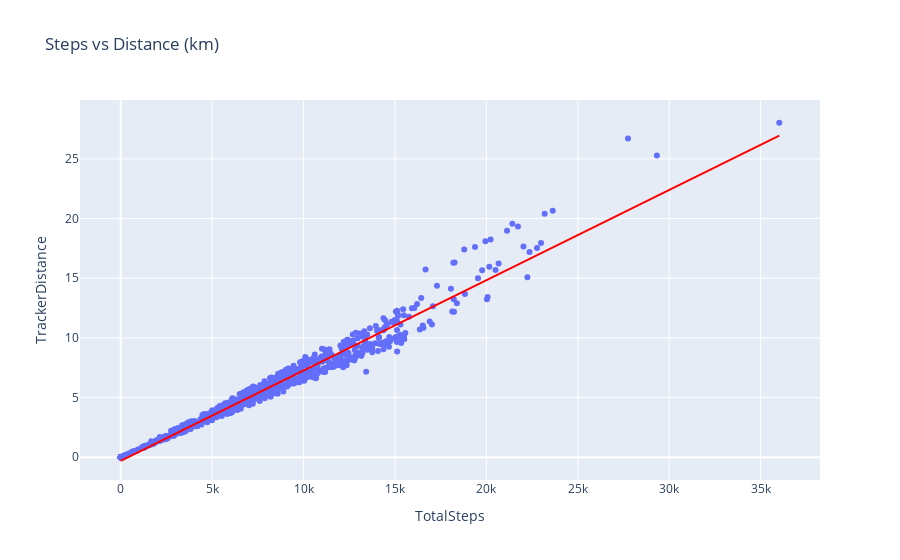

The cell this chart's notebook holds for it:
### Markdown cell above
> INSIGHTS - Daily Calories

- Overall, users are actually spending the recommended amount of daily calories.

- Women who don't spend the recommended min calories (1600 cal, [Source](https://www.healthline.com/health/fitness-exercise/how-many-calories-do-i-burn-a-day#:~:text=Most%20female%20adults%20need%201%2C600,breathing)) are actually quite close to getting to the minimum expenditure, every day. Bellabeat can perhaps include programs to give a little nudge to their users to spend a little more calories. For instance a loyalty program in which the users would need to have at least 14 consecutive days of spending the min. amount of daily calories to enable certain benefits/features. The higher the number of consecutive days, the better the benefit.

### Code cell
px.scatter(dailyActivity_merged, x='TotalSteps', y='TrackerDistance', trendline='ols', trendline_color_override="red", title='Steps vs Distance (km)')

### Figure 1 — Plotly figure (JSON) as saved in the notebook; plotly's stock layout.template omitted (floating-point values rounded to 4 significant figures; data arrays with more than 128 entries replaced by an {"elided": "..."} marker saying what was removed)
{"data": [{"hovertemplate": "TotalSteps=%{x}<br>TrackerDistance=%{y}<extra></extra>", "legendgroup": "", "marker": {"color": "#636efa", "symbol": "circle"}, "mode": "markers", "name": "", "orientation": "v", "showlegend": false, "type": "scatter", "x": {"elided": "940 int values"}, "xaxis": "x", "y": {"elided": "940 float values"}, "yaxis": "y"}, {"hovertemplate": "<b>OLS trendline</b><br>TrackerDistance = 0.00075641 * TotalSteps + -0.302042<br>R<sup>2</sup>=0.969875<br><br>TotalSteps=%{x}<br>TrackerDistance=%{y} <b>(trend)</b><extra></extra>", "legendgroup": "", "line": {"color": "red"}, "marker": {"color": "#636efa", "symbol": "circle"}, "mode": "lines", "name": "", "showlegend": false, "type": "scatter", "x": {"elided": "940 int values"}, "xaxis": "x", "y": {"elided": "940 float values"}, "yaxis": "y"}], "layout": {"legend": {"tracegroupgap": 0}, "title": {"text": "Steps vs Distance (km)"}, "xaxis": {"anchor": "y", "domain": [0, 1], "title": {"text": "TotalSteps"}}, "yaxis": {"anchor": "x", "domain": [0, 1], "title": {"text": "TrackerDistance"}}}}
